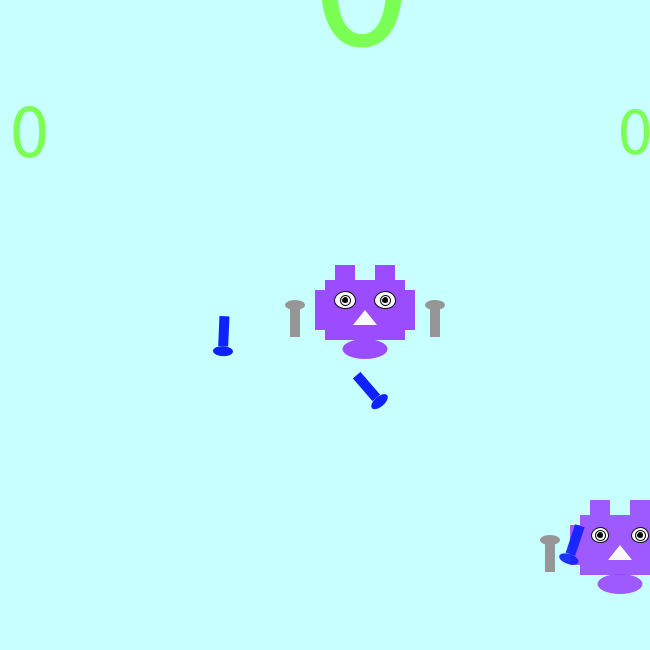
Frame 1 (no input)
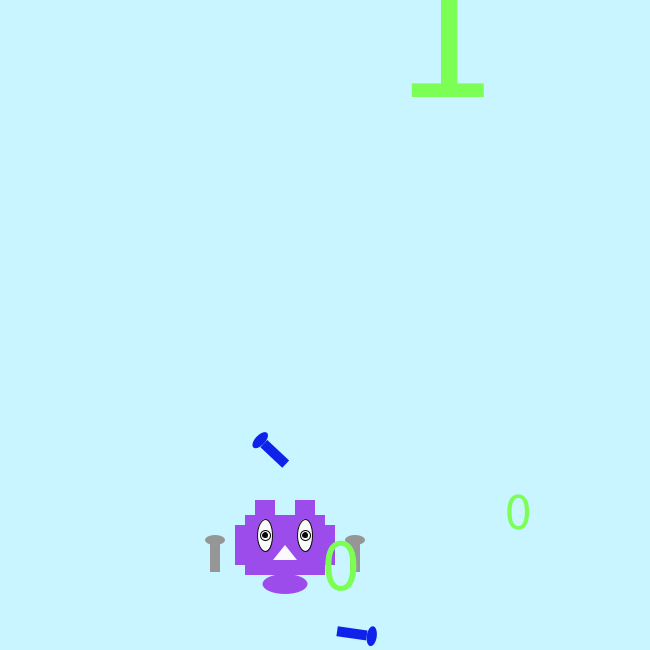
Frame 60 (the mouse pressed at the canvas centre just before this capture)
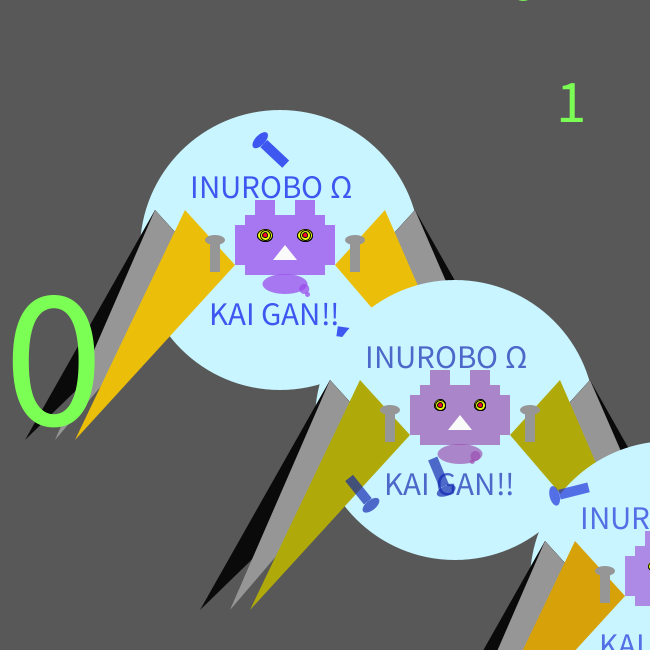
Frame 120 (the mouse held since frame 60 and released just before this capture)

The Processing sketch that drew these frames (run headless with seeded random() and noise(); from frame 60 on, the mouse is pressed at the canvas centre):

// Processing sketch: processing_117906
// ── processing_117906.pde

int hikari;
int x, y;
int vx;
int vy;


void setup() {
  hikari=0;
  size(650, 650);

  x=height/2;
  y=height/2;
  vx=5;
  vy=5;
}
void  draw() {
  background(200, x, y);

  if (mousePressed) {
    background(88);
  }
  
pushMatrix();
  moji(0, 0);


  kixyara(x-10, y-70);


  kixyara(x-70, y-90);

  kixyara(x-30, y-99);

  kixyara(x-60, y-80);
  popMatrix();

  pushMatrix();
  if ( mouseButton == RIGHT )
  
  
    haikei(0, 0);
    
    if(frameCount%10<5) hikari=0;
    else if(frameCount%10<10) hikari=1;
    
    
    
    moji(0,0);
    moji3(0,0);
  popMatrix();



  x=x+vx;
  if (x>width -160) {
    vx=-10;
  }

  if (x<50) {
    vx=5;
  }


  y=y+vy;
  if (y>width-65) {
    vy=-5;
  }

  if (y<50) {
    vy=5;
  }





  if (mousePressed) {

    if ((mouseX> x-50)&&(mouseX< x+50)&&(mouseY>y-50)&&(mouseY<y+50)) {

      x=mouseX;
      y=mouseY;
    }
  }
}

void haikei(int a, int b) {

  pushMatrix();

  if ( mouseButton == RIGHT )



    background(50);

  stroke(255);

  fill(255, x, y);

  ellipse(325, 325, 370, 370);

  fill(200, x, y);

  ellipse(325, 325, 350, 350);

  fill(150, x, y);

  ellipse(325, 325, 330, 330);

  fill(100, x, y);

  ellipse(325, 325, 325, 325);

  fill(50, x, y);

  ellipse(325, 325, 300, 300);


  translate(280, 280);  

  noStroke();
  if(hikari==0)
 
  fill(10);
  
  else if(hikari==1)
  
  fill(255);
  

  rect(10, 25, 80, 60 );
  fill(250);
  triangle(50, 55, 62, 70, 38, 70 );
  fill(250);
  ellipse(30, 45, 15, 15);
  fill(250);
  ellipse(30, 45, 10, 10);
  fill(250);
  ellipse(70, 45, 15, 15);
  fill(250);
  ellipse(30, 45, 5, 5);
  fill(250);
  ellipse(70, 45, 10, 10);
  fill(250);
  ellipse(70, 45, 5, 5);
  //rect(10, 10, 80,60 );
  
  if(hikari==0)
 
  fill(10);
  
  else if(hikari==1)
  
  fill(255);
  
  rect(0, 35, 10, 40 );
  
  if(hikari==0)
 
  fill(10);
  
  else if(hikari==1)
  
  fill(255);
  
  rect(90, 35, 10, 40 );
  rect(20, 10, 20, 25);
  rect(60, 10, 20, 25);
  ellipse(50, 94, 45, 20);
  ellipse(75, 94, 10, 10);
  ellipse(80, 90, 5, 5);


  //denngeki
  fill(250, 241, 63);
  triangle(-220, 350, -105, 200, -20, 75);

  triangle(320, 350, 205, 200, 120, 75);

  triangle(-240, 370, -125, 220, -40, 95);

  triangle(340, 370, 225, 220, 140, 95);






  //neji

  fill(255, x, y);
  ellipse(120, 50, 20, 10);
  ellipse(-20, 50, 20, 10);
  rect(-25, 52, 10, 30);
  rect(115, 52, 10, 30);
  fill(250);
  line(95, 80, 100, 80);


  pushMatrix();

  translate(10, 125);
  fill(50, 80, 80);

  textSize(33);
  text("charging …", -46, 8); 

  popMatrix();


  popMatrix();
}

void kixyara(int a, int b) {

  translate(a, b);

  pushMatrix();


  noStroke();
  fill(155, 76, a, b);

  //moji
  fill(124,255,85);

  textSize(random(100, 100));

  text(int(random(2)), random(width), random(height));
  
 
  
  
  //kao
  
  if(mousePressed);
  pushMatrix();
  fill(200,x,y);
  translate(45,60);
  ellipse(0,0,280,280);
  popMatrix();
  
  fill(155, 76, a, b);
  rect(10, 25, 80, 60 );
  //kuti
  fill(250);
  triangle(50, 55, 62, 70, 38, 70 );
  //hitomi
  fill(250);
  stroke(10);
  ellipse(30, 45, a/15, b/15);
  fill(250);
  stroke(10);
  ellipse(30, 45, 10, 10);
  fill(250);
  stroke(10);
  ellipse(70, 45, a/15, b/15);
  fill(10);
  ellipse(30, 45, 5, 5);
  fill(250);
  ellipse(70, 45, 10, 10);
  fill(10);
  ellipse(70, 45, 5, 5);

  //ifhitomi
  if (mousePressed) {
    fill(234, 255, 8);
    stroke(10);
    ellipse(30, 45, a/15, b/15);
    fill(234, 255, 8);
    stroke(10);
    ellipse(30, 45, 10, 10);
    fill(234, 255, 8);
    stroke(10);
    ellipse(70, 45, a/15, b/15);
    fill(255,8,45);
    ellipse(30, 45, 5, 5);
    fill(234,255,8);
    ellipse(70, 45, 10, 10);
    fill(255,8,45);
    ellipse(70, 45, 5, 5);
  }


  fill(155, 76, a, b);
  noStroke();
  rect(0, 35, 10, 40 );
  fill(155, 76, a, b);
  rect(90, 35, 10, 40 );
  //mimi
  rect(20, 10, 20, 15);
  rect(60, 10, 20, 15);
  //sippo
  ellipse(50, 94, 45, 20);




//ifhane

  if (mousePressed) {
    pushMatrix();
    
   
    
    fill(10);    
    triangle(-210, 250, -80, 20, -30, 75);
    fill(150);    
    triangle(-180, 250, -80, 20, -30, 75);
    fill(a, b, 10);
    triangle(-160, 250, -50, 20, 0, 75);


    fill(10);
    triangle(310, 250, 180, 20, 130, 75);
    fill(150);
    triangle(280, 250, 180, 20, 130, 75);
    fill(a, b, 10);
    triangle(250, 250, 150, 20, 100, 75);
    popMatrix();
  }

  //neji
  fill(150);
  ellipse(120, 50, 20, 10);
  ellipse(-20, 50, 20, 10);
  rect(-25, 52, 10, 30);
  rect(115, 52, 10, 30);
  fill(250);
  line(95, 80, 100, 80);


  pushMatrix();
  translate(100, 50);
  rotate(map(a, 0, 400, 0, 35));
  fill(14, 34, a, b);
  ellipse(90, -50, 20, 10);
  rect(85, -45, 10, 30);
  popMatrix();



  //pushMatrix();
  //translate(-20,50);
  //rotate(map(mouseX,0,400,0,35));
  //fill(150);
  //ellipse(35, -50, 20,10);
  //rect(30,-50,10,30);

  //popMatrix();

  pushMatrix();
  translate(0, 50);
  rotate(map(a, 0, 500, 0, 25 ));
  fill(14, 34, a, b);
  ellipse(90, -50, 20, 10);
  rect(85, -45, 10, 30);
  popMatrix();

  if (mousePressed) {



    pushMatrix();


    fill(14, 34, a, b);

    textSize(33);
    text("INUROBO Ω", -46, 8);

    text("KAI GAN!!", -27, 135);

    translate(70, 94);
    rotate(map(a, 0, 400, 0, 35));
    fill(155, 76, a, b);
    ellipse(5, 0, 10, 10);
    ellipse(10, -4, 5, 5);
    popMatrix();
  }


  popMatrix();
}

//moji
void moji(int a, int b) {

  translate(a, b);

  pushMatrix();

  fill(124,255,85);

  textSize(random(50, 80));

  text(int(random(2)), random(width), random(height));
  
  popMatrix();
}
//moji
void moji2(int a, int b) {

  translate(a, b);

  pushMatrix();

  fill(124,255,85);

  textSize(random(200, 200));

  text(int(random(2)), random(width), random(height));
  
  popMatrix();
}
//moji
void moji3(int a, int b) {

  translate(a, b);

  pushMatrix();

  fill(124,255,85);

  textSize(random(200, 200));

  text(int(random(2)), random(width), random(height));
  
  popMatrix();
}
